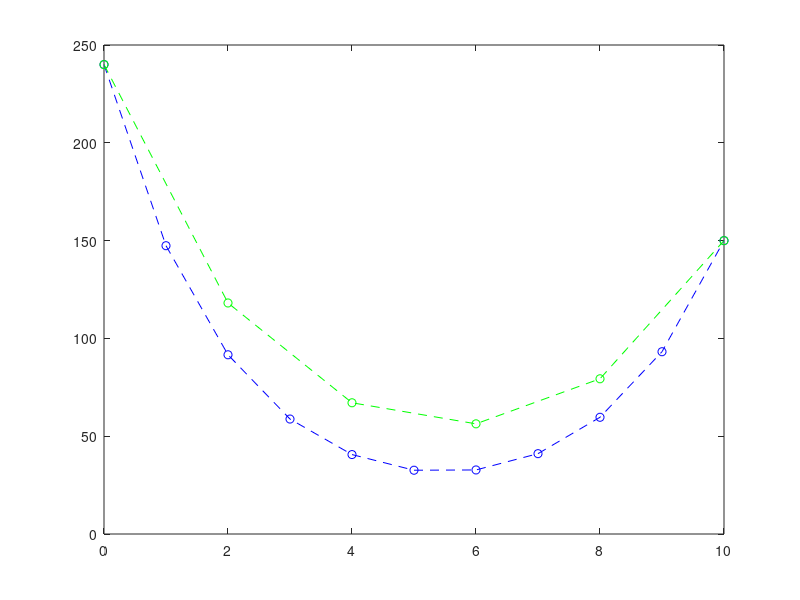

Here is the MATLAB script that generated this plot:
clc;
clear;

%Task 3
%h = 1
b = [240 0 0 0 0 0 0 0 0 0 150];
t = [0 1 2 3 4 5 6 7 8 9 10];
A = [1 0 0 0 0 0 0 0 0 0 0; 1 -2.25 1 0 0 0 0 0 0 0 0; 0 1 -2.25 1 0 0 0 0 0 0 0; 0 0 1 -2.25 1 0 0 0 0 0 0; 0 0 0 1 -2.25 1 0 0 0 0 0; 0 0 0 0 1 -2.25 1 0 0 0 0; 0 0 0 0 0 1 -2.25 1 0 0 0; 0 0 0 0 0 0 1 -2.25 1 0 0; 0 0 0 0 0 0 0 1 -2.25 1 0; 0 0 0 0 0 0 0 0 1 -2.25 1;0 0 0 0 0 0 0 0 0 0 1];
T = inv(A) * transpose(b)

%h = 2
b_p = [240 0 0 0 0 150];
t_p = [0 2 4 6 8 10];
A_p = [1 0 0 0 0 0; 1 -2.6 1 0 0 0; 0 1 -2.6 1 0 0; 0 0 1 -2.6 1 0; 0 0 0 1 -2.6 1; 0 0 0 0 0 1];
T_p = inv(A_p) * transpose(b_p)

figure;
plot(t,T,'b--o',t_p,T_p,'g--o')

%we can observe that the solution with more points (h = 1), bulged more towards the
%bottom, and is also more smoother than the one with lesser number of
%points (h = 2). Hence, we can say that the actual solution would more
%likely, be bulged down also.